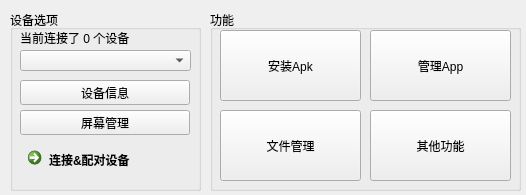
<?xml version="1.0" encoding="UTF-8"?>
<ui version="4.0">
 <class>Frm_MainClass</class>
 <widget class="QDialog" name="Frm_MainClass">
  <property name="geometry">
   <rect>
    <x>0</x>
    <y>0</y>
    <width>526</width>
    <height>195</height>
   </rect>
  </property>
  <property name="windowTitle">
   <string>HKW工具箱</string>
  </property>
  <widget class="QGroupBox" name="devicesInfos_GroupBox">
   <property name="geometry">
    <rect>
     <x>10</x>
     <y>10</y>
     <width>191</width>
     <height>181</height>
    </rect>
   </property>
   <property name="title">
    <string>设备选项</string>
   </property>
   <widget class="QComboBox" name="syncDevices_ComboBox">
    <property name="geometry">
     <rect>
      <x>10</x>
      <y>40</y>
      <width>171</width>
      <height>21</height>
     </rect>
    </property>
   </widget>
   <widget class="QLabel" name="showNumOfDevices_Lable">
    <property name="geometry">
     <rect>
      <x>10</x>
      <y>20</y>
      <width>141</width>
      <height>16</height>
     </rect>
    </property>
    <property name="text">
     <string>当前连接了 0 个设备</string>
    </property>
   </widget>
   <widget class="QCommandLinkButton" name="clickTo_Open_Frm_ConnectDevice_PushButton">
    <property name="geometry">
     <rect>
      <x>10</x>
      <y>130</y>
      <width>171</width>
      <height>41</height>
     </rect>
    </property>
    <property name="font">
     <font>
      <family>Microsoft YaHei UI</family>
     </font>
    </property>
    <property name="text">
     <string>连接&amp;&amp;配对设备</string>
    </property>
   </widget>
   <widget class="QPushButton" name="clickTo_Open_Frm_DeviceInfo_PushButton">
    <property name="geometry">
     <rect>
      <x>10</x>
      <y>70</y>
      <width>170</width>
      <height>25</height>
     </rect>
    </property>
    <property name="text">
     <string>设备信息</string>
    </property>
   </widget>
   <widget class="QPushButton" name="clickTo_Open_Frm_ScreenManger_PushButton">
    <property name="geometry">
     <rect>
      <x>10</x>
      <y>100</y>
      <width>170</width>
      <height>25</height>
     </rect>
    </property>
    <property name="text">
     <string>屏幕管理</string>
    </property>
   </widget>
  </widget>
  <widget class="QGroupBox" name="Funs_GroupBox">
   <property name="geometry">
    <rect>
     <x>210</x>
     <y>10</y>
     <width>311</width>
     <height>181</height>
    </rect>
   </property>
   <property name="title">
    <string>功能</string>
   </property>
   <widget class="QPushButton" name="clickTo_Open_Frm_InstallApp_PushButton">
    <property name="geometry">
     <rect>
      <x>10</x>
      <y>20</y>
      <width>141</width>
      <height>71</height>
     </rect>
    </property>
    <property name="text">
     <string>安装Apk</string>
    </property>
   </widget>
   <widget class="QPushButton" name="clickTo_Open_Frm_AppsManger_PushButton">
    <property name="geometry">
     <rect>
      <x>160</x>
      <y>20</y>
      <width>141</width>
      <height>71</height>
     </rect>
    </property>
    <property name="text">
     <string>管理App</string>
    </property>
   </widget>
   <widget class="QPushButton" name="clickTo_Open_Frm_FileManger_PushButton">
    <property name="geometry">
     <rect>
      <x>10</x>
      <y>100</y>
      <width>141</width>
      <height>71</height>
     </rect>
    </property>
    <property name="text">
     <string>文件管理</string>
    </property>
   </widget>
   <widget class="QPushButton" name="clickTo_Open_Frm_OthersFuns_PushButton">
    <property name="geometry">
     <rect>
      <x>160</x>
      <y>100</y>
      <width>141</width>
      <height>71</height>
     </rect>
    </property>
    <property name="text">
     <string>其他功能</string>
    </property>
   </widget>
  </widget>
 </widget>
 <layoutdefault spacing="6" margin="11"/>
 <resources>
  <include location="Frm_Main.qrc"/>
 </resources>
 <connections/>
</ui>
